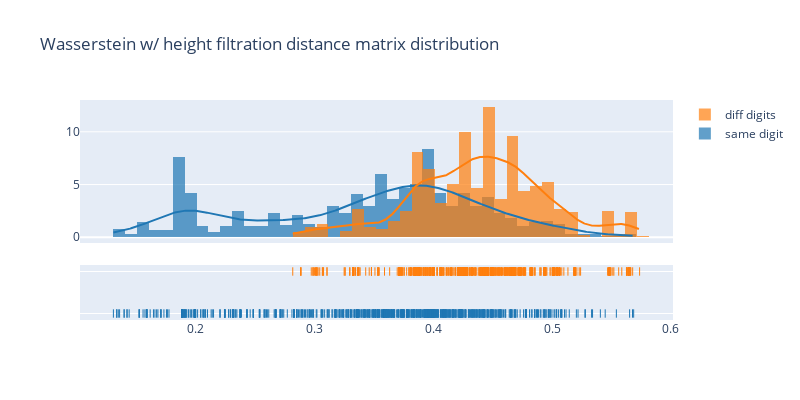

The notebook cell saved with this chart:
### Code cell
dist_matrix_hist(D,N,train_y,2)

### Figure 1 — Plotly figure (JSON) as saved in the notebook; plotly's stock layout.template omitted (floating-point values rounded to 4 significant figures; data arrays with more than 128 entries replaced by an {"elided": "..."} marker saying what was removed)
{"data": [{"autobinx": false, "histnorm": "probability density", "legendgroup": "same digit", "marker": {"color": "rgb(31, 119, 180)"}, "name": "same digit", "opacity": 0.7, "type": "histogram", "x": {"elided": "919 float values"}, "xaxis": "x", "xbins": {"end": 0.5686, "size": 0.01, "start": 0.1307}, "yaxis": "y"}, {"autobinx": false, "histnorm": "probability density", "legendgroup": "diff digits", "marker": {"color": "rgb(255, 127, 14)"}, "name": "diff digits", "opacity": 0.7, "type": "histogram", "x": {"elided": "851 float values"}, "xaxis": "x", "xbins": {"end": 0.5736, "size": 0.01, "start": 0.2817}, "yaxis": "y"}, {"legendgroup": "same digit", "marker": {"color": "rgb(31, 119, 180)"}, "mode": "lines", "name": "same digit", "showlegend": false, "type": "scatter", "x": {"elided": "500 float values"}, "xaxis": "x", "y": {"elided": "500 float values"}, "yaxis": "y"}, {"legendgroup": "diff digits", "marker": {"color": "rgb(255, 127, 14)"}, "mode": "lines", "name": "diff digits", "showlegend": false, "type": "scatter", "x": {"elided": "500 float values"}, "xaxis": "x", "y": {"elided": "500 float values"}, "yaxis": "y"}, {"legendgroup": "same digit", "marker": {"color": "rgb(31, 119, 180)", "symbol": "line-ns-open"}, "mode": "markers", "name": "same digit", "showlegend": false, "type": "scatter", "x": {"elided": "919 float values"}, "xaxis": "x", "y": {"elided": "919 str values"}, "yaxis": "y2"}, {"legendgroup": "diff digits", "marker": {"color": "rgb(255, 127, 14)", "symbol": "line-ns-open"}, "mode": "markers", "name": "diff digits", "showlegend": false, "type": "scatter", "x": {"elided": "851 float values"}, "xaxis": "x", "y": {"elided": "851 str values"}, "yaxis": "y2"}], "layout": {"barmode": "overlay", "height": 400, "hovermode": "closest", "legend": {"traceorder": "reversed"}, "title": {"text": "Wasserstein w/ height filtration distance matrix distribution"}, "width": 800, "xaxis": {"anchor": "y2", "domain": [0, 1], "zeroline": false}, "yaxis": {"anchor": "free", "domain": [0.35, 1], "position": 0}, "yaxis2": {"anchor": "x", "domain": [0, 0.25], "dtick": 1, "showticklabels": false}}}
